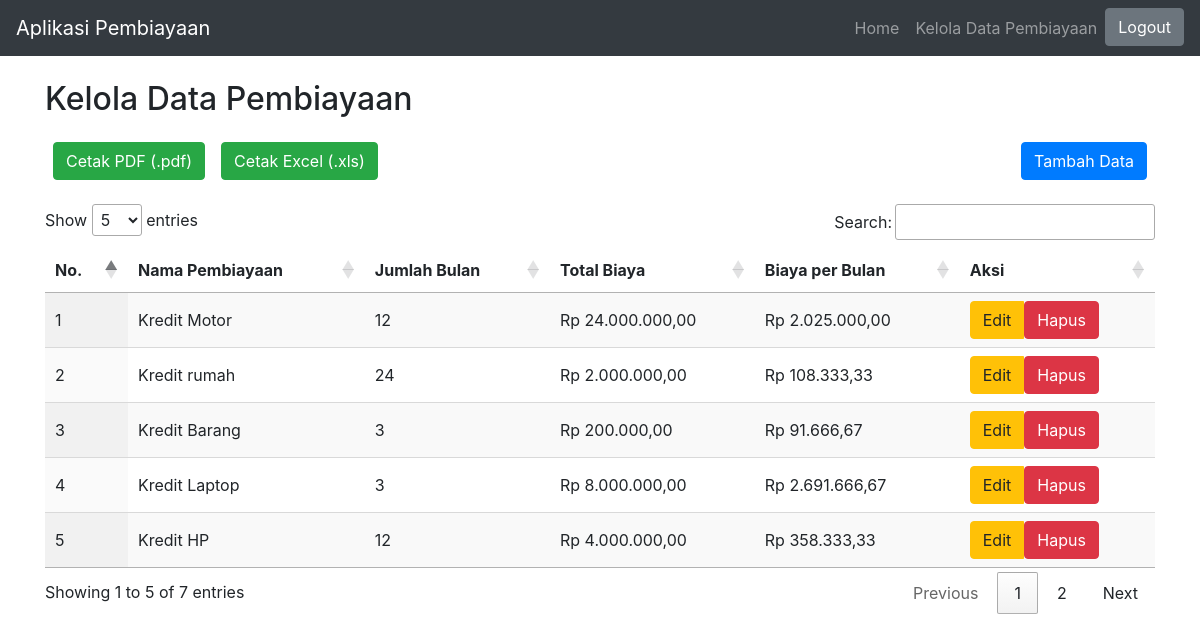
The app's page /index.php?p=kelola-pembiayaan (signed in) with its own data.
### tables this page shows
CREATE TABLE `pembiayaan` (
  `id` int(11) NOT NULL AUTO_INCREMENT,
  `nama_pembiayaan` varchar(255) NOT NULL,
  `jumlah_bulan` int(11) NOT NULL,
  `total_biaya` bigint(20) NOT NULL,
  PRIMARY KEY (`id`)
);

### functions/functions.php (called while the page is built, shortened)
<?php
$host = 'localhost';
$username = 'root';
$password = '';
$dbname = 'sertifikasi-jwd';
$conn = mysqli_connect($host, $username, $password, $dbname);
function tampilData($query)
{
    global $conn;
    $result = mysqli_query($conn, $query);
    $rows = [];
    while ($row = mysqli_fetch_assoc($result)) {
        $rows[] = $row;
    }
    return $rows;
}
?>

### pages/kelola-pembiayaan.php (the view, shortened to what this page needs)
<?php
include 'functions/functions.php';
$query_tampil = "SELECT * FROM pembiayaan";
$data_pembiayaan = tampilData($query_tampil);
?>
<div class="container mt-4">
    <h2 class="mb-3">Kelola Data Pembiayaan</h2>
    <div class="d-flex bd-highlight mb-3">
        <div class="p-2 bd-highlight">
            <a href="index.php?p=cetak-pdf" target="_blank" class="btn btn-success">Cetak PDF (.pdf)</a>
        </div>
        <div class="p-2 bd-highlight">
            <a href="index.php?p=cetak-excel" class="btn btn-success">Cetak Excel (.xls)</a>
        </div>
        <div class="ml-auto p-2 bd-highlight">
            <a href="index.php?p=form-tambah" class="btn btn-primary">Tambah Data</a>
        </div>
    </div>
    <div class="table-responsive">
        <table id="tabel1" class="display" style="width:100%">
            <thead>
                <tr>
                    <th scope="col">No.</th>
                    <th scope="col">Nama Pembiayaan</th>
                    <th scope="col">Jumlah Bulan</th>
                    <th scope="col">Total Biaya</th>
                    <th scope="col">Biaya per Bulan</th>
                    <th scope="col">Aksi</th>
                </tr>
            </thead>
            <tbody>
                <?php
                    $i = 1;
                    foreach($data_pembiayaan as $row) :
                 ?>
                <tr>
                    <td scope="row"><?= $i++; ?></td>
                    <td><?= $row['nama_pembiayaan']; ?></td>
                    <td><?= $row['jumlah_bulan']; ?></td>
                    <td><?= "Rp " . number_format($row['total_biaya'], 2, ",", "."); ?></td>
                    <td>
                        <?php
                            $biaya_per_bulan = ($row['total_biaya'] / $row['jumlah_bulan']) + 25000;
                            echo 'Rp '. number_format($biaya_per_bulan, 2, ",", ".");
                        ?>
                    </td>
                    <td>
                        <div class="btn-group">
                            <a href="index.php?p=form-edit&id=<?= $row['id']; ?>" class="btn btn-warning" name="btn-edit">Edit</a>
                            <form action="" method="POST" enctype="multipart/form-data">
                                <button type="submit" class="btn btn-danger" name="btn-hapus" value="<?= $row['id']; ?>" onclick="return confirm('Yakin Hapus Data?');">Hapus</button>
                            </form>
                        </div>
                    </td>
                </tr>
               <?php endforeach; ?>
            </tbody>
        </table>
    </div>
</div>

### index.php (shortened to what this page needs)
<!doctype html>
<html lang="en">
<head>
    <link rel="stylesheet" href="https://cdn.jsdelivr.net/npm/bootstrap@4.6.2/dist/css/bootstrap.min.css">
    <link rel="stylesheet" type="text/css" href="https://cdn.datatables.net/1.13.4/css/jquery.dataTables.min.css">
</head>
<body>
    <nav class="navbar navbar-expand-lg navbar-dark bg-dark">
        <a class="navbar-brand" href="#">Aplikasi Pembiayaan</a>
        <div class="collapse navbar-collapse" id="navbarSupportedContent">
            <ul class="navbar-nav ml-auto">
                <li class="nav-item">
                    <a class="nav-link" href="index.php?p=home">Home <span class="sr-only">(current)</span></a>
                </li>
                <li class="nav-item">
                    <a class="nav-link" href="index.php?p=kelola-pembiayaan">Kelola Data Pembiayaan</a>
                </li>
                <form action="" method="POST">
                    <button type="submit" name="btn-logout" class="btn btn-secondary" onclick="return confirm('Yakin keluar?')">Logout</button>
                </form>
            </ul>
        </div>
    </nav>
    <?php
    $pages_dir = 'pages';
    if (!empty($_GET['p'])) {
        $pages = scandir($pages_dir, 0);
        unset($pages[0], $pages[1]);
        $p = $_GET['p'];
        if (in_array($p . '.php', $pages)) {
            include($pages_dir . '/' . $p . '.php');
        } else {
            echo 'Halaman Tidak Ditemukan';
        }
    } else {
        include($pages_dir . '/home.php');
    }
    ?>
</body>
</html>

### records on screen
pembiayaan: nama_pembiayaan "Kredit Motor", jumlah_bulan "12", total_biaya "24.000.000,00", biaya_per_bulan "2.025.000,00"
pembiayaan: nama_pembiayaan "Kredit rumah", jumlah_bulan "24", total_biaya "2.000.000,00", biaya_per_bulan "108.333,33", $row['id'] 3 (drawn)
pembiayaan: nama_pembiayaan "Kredit Barang", jumlah_bulan "3", total_biaya "200.000,00", biaya_per_bulan "91.666,67", $row['id'] 4 (drawn)
pembiayaan: nama_pembiayaan "Kredit Laptop", jumlah_bulan "3", total_biaya "8.000.000,00", biaya_per_bulan "2.691.666,67", $row['id'] 5 (drawn)
pembiayaan: nama_pembiayaan "Kredit HP", jumlah_bulan "12", total_biaya "4.000.000,00", biaya_per_bulan "358.333,33", $row['id'] 6 (drawn)
